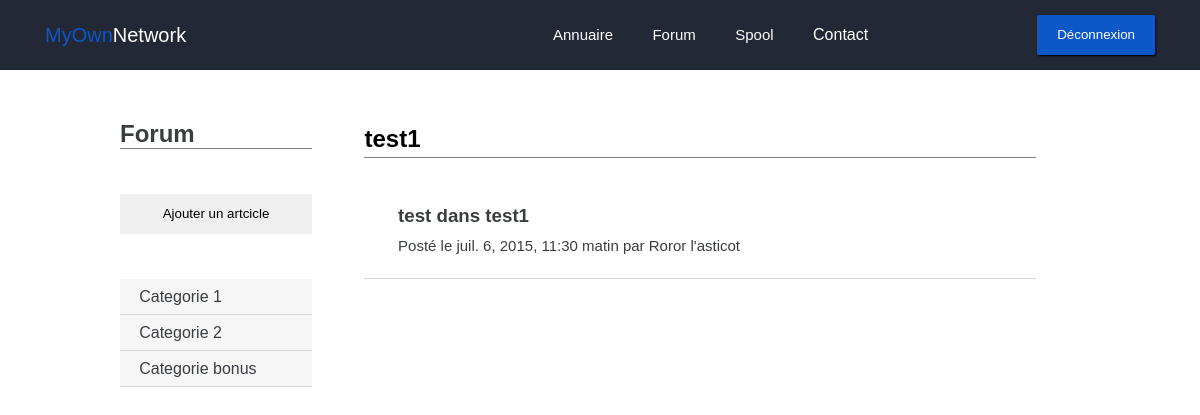
The app's page /forum/posts/4 (signed in), older data.
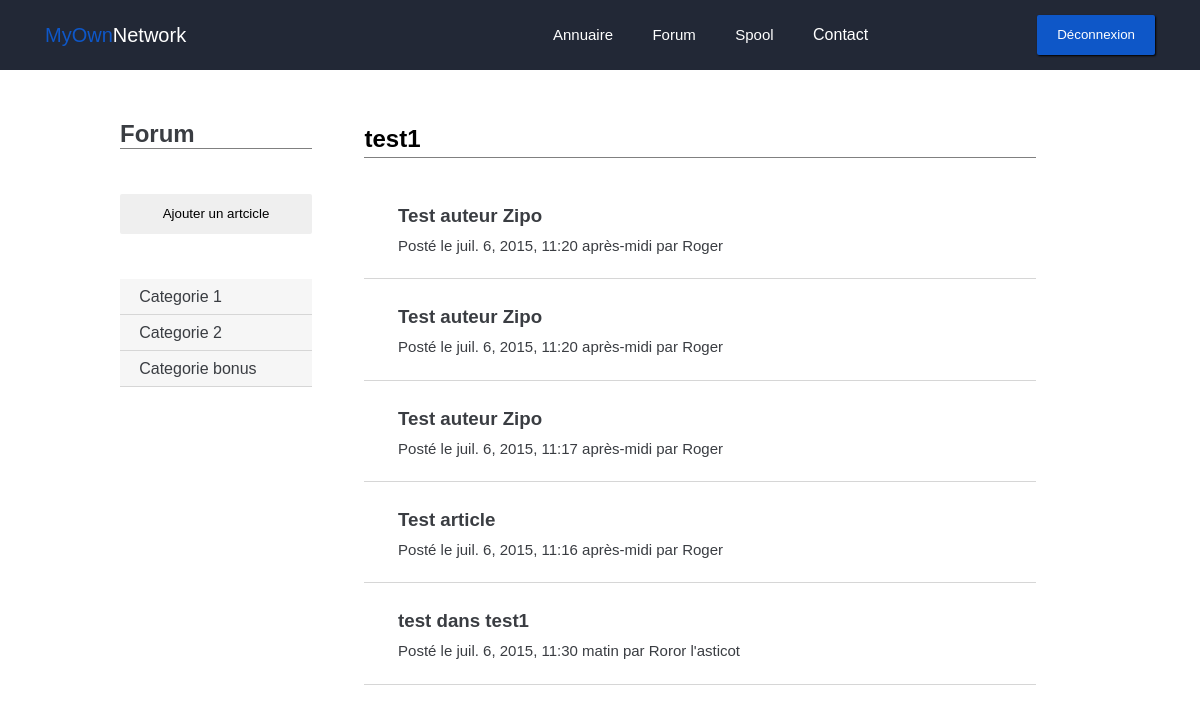
The same page, newer data.
### forum/models.py (models this page shows, shortened)
class PostCategorie(models.Model):
    name = models.CharField(max_length=100)

class Post(models.Model):
    titre = models.CharField(max_length=150)
    auteur = models.CharField(max_length=100)
    date = models.DateTimeField(auto_now_add=True, verbose_name="Date de publication")
    categorie = models.ForeignKey('PostSsCategorie')

### forum/views.py (the view)
# urls.py: url(r'^posts/(?P<cat>\d+)$', 'list_posts'),
def list_posts(request, cat):
    if request.user.is_authenticated():
        categories = PostCategorie.objects.all()
        sscategories = PostSsCategorie.objects.all()
        mycat = PostSsCategorie.objects.get(id=cat)
        posts = Post.objects.filter(categorie=cat).order_by('-date')
        return render(request, 'forum/list_posts.html', locals())
    else:
        return render(request, 'intra/index.html')

### forum/templates/forum/list_posts.html (shortened to what this page needs)
{% extends "base.html" %}
{% load i18n %}
{% load static %}
{% block staticfiles  %}
	<link rel="stylesheet" href="{% static 'forum/css/style.css' %}">
{% endblock %}
{% block content %}
	<div class="forum">
		<div class="wrapper">
			<div class="forum_nav grey2">
				<h1>Forum</h1>
				<a href="{% url "forum.views.add_post" %}"><button class="btn">{% trans "Ajouter un artcicle" %}</button></a>
				<ul>
				{% for categorie in categories %}
				<a href="#" class="grey0Back" onclick="show_sscat('{{ categorie.id }}')"><li>{{ categorie.name }}</li></a>
				{% empty %}
				<p>Pas de catégorie</p>
				{% endfor %}
				</ul>
			</div>
			<div class="forum_content">
				<div class="forum_content__header">
					<h2>{{ mycat.name }}</h2>
				</div>
				<div class="forum_content__posts">
					<ul>
						{% for post in posts %}
						<a href="{% url 'forum.views.post' post.id %}">
							<li>
								<h3>{{ post.titre }}</h3>
								<p>{% trans "Posté le" %} {{ post.date }} {% trans "par" %} {{ post.auteur }}</p>
							</li>
						</a>
						{% empty %}
						<a href="#">
						  {% trans "Pas de post pour cette catégorie." %}
						</a>
						{% endfor %}
					</ul>
				</div>
			</div>
		</div>
	</div>
{% endblock %}

Row changes from the older to the newer data that the page shows:
added Post: titre "Test auteur Zipo", date "juil. 6, 2015, 11:20 après-midi", auteur "Roger"
added Post: titre "Test auteur Zipo", date "juil. 6, 2015, 11:20 après-midi", auteur "Roger"
added Post: titre "Test auteur Zipo", date "juil. 6, 2015, 11:17 après-midi", auteur "Roger"
added Post: titre "Test article", date "juil. 6, 2015, 11:16 après-midi", auteur "Roger"
